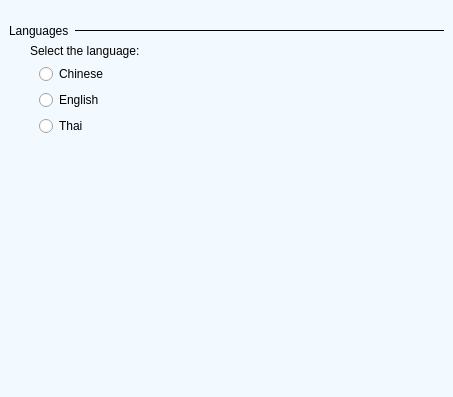
<?xml version="1.0" encoding="UTF-8"?>
<ui version="4.0">
 <class>ns::SettingsLanguagePage</class>
 <widget class="QWidget" name="ns::SettingsLanguagePage">
  <property name="geometry">
   <rect>
    <x>0</x>
    <y>0</y>
    <width>453</width>
    <height>397</height>
   </rect>
  </property>
  <property name="minimumSize">
   <size>
    <width>0</width>
    <height>0</height>
   </size>
  </property>
  <property name="windowTitle">
   <string>Language</string>
  </property>
  <property name="windowIcon">
   <iconset resource="../translator.qrc">
    <normaloff>:/images/ui/act_language.png</normaloff>:/images/ui/act_language.png</iconset>
  </property>
  <property name="styleSheet">
   <string notr="true">* {
	font-family: Verdana, &quot;宋体&quot;, Arial, Sans-serif, Segoe UI, Tahoma;
}

#widget {
	background: #F2F9FF;
}

#frameLanguage {
	background: qlineargradient(x1: 0, y1: 0, x2: 1, y2: 0,stop: 0 #80ACCF, stop: 1.0 #F2F9FF);
}</string>
  </property>
  <layout class="QVBoxLayout" name="verticalLayout">
   <property name="spacing">
    <number>0</number>
   </property>
   <property name="margin">
    <number>0</number>
   </property>
   <item>
    <widget class="QWidget" name="widget" native="true">
     <layout class="QVBoxLayout" name="verticalLayout_5">
      <property name="topMargin">
       <number>24</number>
      </property>
      <item>
       <layout class="QVBoxLayout" name="verticalLayout_4">
        <item>
         <layout class="QHBoxLayout" name="horizontalLayout" stretch="0,1">
          <item>
           <widget class="QLabel" name="labelLanguage">
            <property name="text">
             <string>Languages</string>
            </property>
            <property name="scaledContents">
             <bool>true</bool>
            </property>
           </widget>
          </item>
          <item>
           <widget class="QFrame" name="frameLanguage">
            <property name="minimumSize">
             <size>
              <width>0</width>
              <height>1</height>
             </size>
            </property>
            <property name="maximumSize">
             <size>
              <width>16777215</width>
              <height>1</height>
             </size>
            </property>
            <property name="frameShape">
             <enum>QFrame::StyledPanel</enum>
            </property>
            <property name="frameShadow">
             <enum>QFrame::Raised</enum>
            </property>
           </widget>
          </item>
         </layout>
        </item>
        <item>
         <layout class="QVBoxLayout" name="verticalLayout_3">
          <property name="leftMargin">
           <number>21</number>
          </property>
          <item>
           <widget class="QLabel" name="labelLangDescription">
            <property name="text">
             <string>Select the language:</string>
            </property>
           </widget>
          </item>
          <item>
           <layout class="QVBoxLayout" name="verticalLayout_2">
            <property name="leftMargin">
             <number>9</number>
            </property>
            <item>
             <widget class="QRadioButton" name="radioButtonChinese">
              <property name="text">
               <string>Chinese</string>
              </property>
             </widget>
            </item>
            <item>
             <widget class="QRadioButton" name="radioButtonEnglish">
              <property name="text">
               <string>English</string>
              </property>
             </widget>
            </item>
            <item>
             <widget class="QRadioButton" name="radioButtonThai">
              <property name="text">
               <string>Thai</string>
              </property>
             </widget>
            </item>
           </layout>
          </item>
         </layout>
        </item>
       </layout>
      </item>
      <item>
       <spacer name="verticalSpacer">
        <property name="orientation">
         <enum>Qt::Vertical</enum>
        </property>
        <property name="sizeHint" stdset="0">
         <size>
          <width>20</width>
          <height>327</height>
         </size>
        </property>
       </spacer>
      </item>
     </layout>
    </widget>
   </item>
  </layout>
 </widget>
 <resources>
  <include location="../translator.qrc"/>
 </resources>
 <connections/>
</ui>
